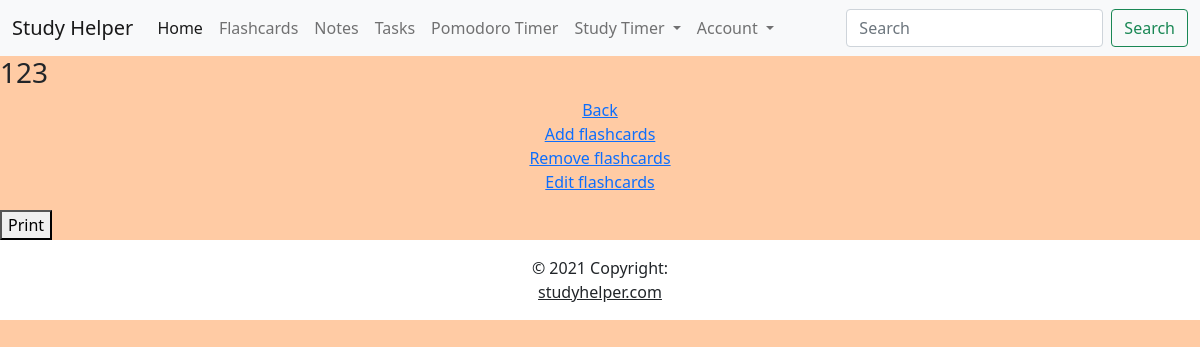
The app's page /flashcard/display/123-1 (signed in), older data.
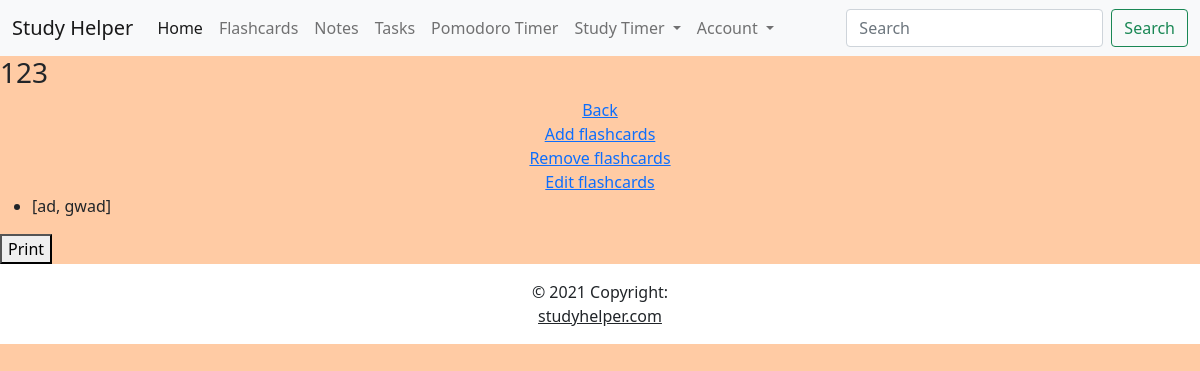
The same page, newer data.
### myapp/models.py (models this page shows)
class Card(UserMixin, db.Model):
    id = db.Column(db.Integer, primary_key=True)
    front = db.Column(db.String(256), index=True)
    back = db.Column(db.String(256), index=True)
    set_id = db.Column(db.Integer, db.ForeignKey('flashcardset.id'))
    def __repr__(self):
        return f'[{self.front}, {self.back}]'

### myapp/routes.py (the view, shortened to what this page needs)
@myapp_obj.route("/flashcard/<option>/<name>-<id>", methods=['GET', 'POST'])
@login_required
def flashcard(option, name, id):
    if (str(option).lower() == "add"):
        add_form = CardForm()
        if add_form.validate_on_submit():
            card = Card(front = add_form.front.data, back = add_form.back.data, set_id = id)
            db.session.add(card)
            db.session.commit()
            flash(f'Card has been added')
        return render_template('/flashcard/flashcard_add_cards.html', form=add_form,
         name=name, id=id)
    elif (str(option).lower() == "display"):
        list = Card.query.filter_by(set_id = id)
        return render_template('/flashcard/flashcard_display.html', name=name, id=id, list = list)
    return str(option) + ' is a invalid route.'

### myapp/models.py (called while the page is built)
@login.user_loader
def load_user(id):
    return User.query.get(int(id))

### myapp/templates/flashcard/flashcard_display.html
{% extends "user/user_menu.html" %}
{% block content %}
<h3>{{ name }}</h3>
<a href="/flashcard">Back</a>
<a href="/flashcard/add/{{ name }}-{{ id }}">Add flashcards</a>
<a href="/flashcard/delete/{{ name }}-{{ id }}">Remove flashcards</a>
<a href="/flashcard/edit/{{ name }}-{{ id }}">Edit flashcards</a>
<ul>
{% for cards in list %}
    <li>{{ cards }}</li>
{% endfor %}
</ul>
<div>
    <button onclick="window.print();"> Print </h4>
</div>
{% endblock %}

Row changes from the older to the newer data that the page shows:
added Card: front+back "[ad, gwad]"
